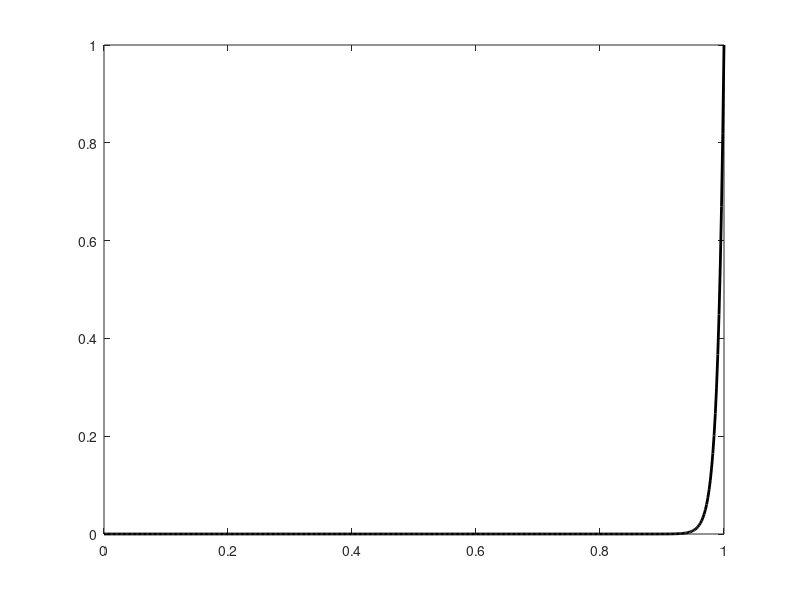

Reproduce this figure in MATLAB. (Note: this script raises an error after producing the figure.)
%% Q5a - Transport dominant (sigma=0, b>>mu): standard Galerkin
%  -mu u'' + b u' = 0, u(0)=0, u(1)=1
%  Exact: u(x) = (exp(b/mu * x) - 1)/(exp(b/mu) - 1)
%  b=1, mu=0.01, n=10,40,60

clear; close all;

mu = 0.01; b_coef = 1; sigma = 0;
fhandle = @(x) 0;
n_values = [10, 40, 60];

% exact solution
x_exact = linspace(0,1,500)';
alpha = b_coef/mu;
u_exact = (exp(alpha*x_exact) - 1) / (exp(alpha) - 1);

figure();
plot(x_exact, u_exact, 'k-', 'LineWidth', 2); hold on;
colors = {'r', 'b', 'g'};
markers = {'o', 's', 'd'};

for i = 1:length(n_values)
  n = n_values(i);
  [xnodes, uh] = solve_dtr(mu, b_coef, sigma, n, fhandle, 'galerkin');
  plot(xnodes, uh, [colors{i} markers{i} '-'], 'MarkerSize', 4, 'LineWidth', 1);
  h = 1/n;
  Pe = b_coef*h/(2*mu);
  fprintf('n=%d, h=%.4f, Pe_h=%.2f, max(uh)=%.4f, min(uh)=%.4f\n', ...
          n, h, Pe, max(uh), min(uh));
end

xlabel('x'); ylabel('u(x)');
title(sprintf('Q5a: Transport dominant - Galerkin (\\mu=%.2f, b=%g)', mu, b_coef));
legend('Exacte', sprintf('n=%d',n_values(1)), sprintf('n=%d',n_values(2)), ...
       sprintf('n=%d',n_values(3)), 'Location', 'NorthWest');
grid on;
print('-dpng', '-r150', '../figures/q5a_transport_galerkin.png');
fprintf('\nQ5a done.\n');
fprintf('Oscillations appear when the element Peclet number Pe_h = b*h/(2*mu) > 1.\n');
fprintf('For b=%g, mu=%g: h_crit = 2*mu/b = %g (n_crit = %g).\n', ...
        b_coef, mu, 2*mu/b_coef, ceil(b_coef/(2*mu)));
